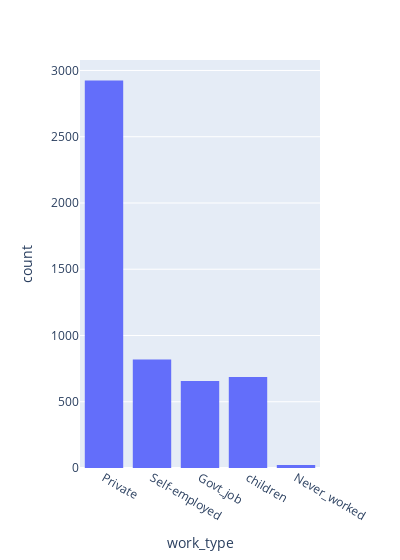

The notebook cell saved with this chart:
### Code cell
fig= px.histogram(df, x='work_type', width=400)
fig.show()

### Figure 1 — Plotly figure (JSON) as saved in the notebook; plotly's stock layout.template omitted (floating-point values rounded to 4 significant figures; data arrays with more than 128 entries replaced by an {"elided": "..."} marker saying what was removed)
{"data": [{"alignmentgroup": "True", "bingroup": "x", "hovertemplate": "work_type=%{x}<br>count=%{y}<extra></extra>", "legendgroup": "", "marker": {"color": "#636efa", "pattern": {"shape": ""}}, "name": "", "offsetgroup": "", "orientation": "v", "showlegend": false, "type": "histogram", "x": {"elided": "5110 str values"}, "xaxis": "x", "yaxis": "y"}], "layout": {"barmode": "relative", "legend": {"tracegroupgap": 0}, "margin": {"t": 60}, "width": 400, "xaxis": {"anchor": "y", "domain": [0, 1], "title": {"text": "work_type"}}, "yaxis": {"anchor": "x", "domain": [0, 1], "title": {"text": "count"}}}}
